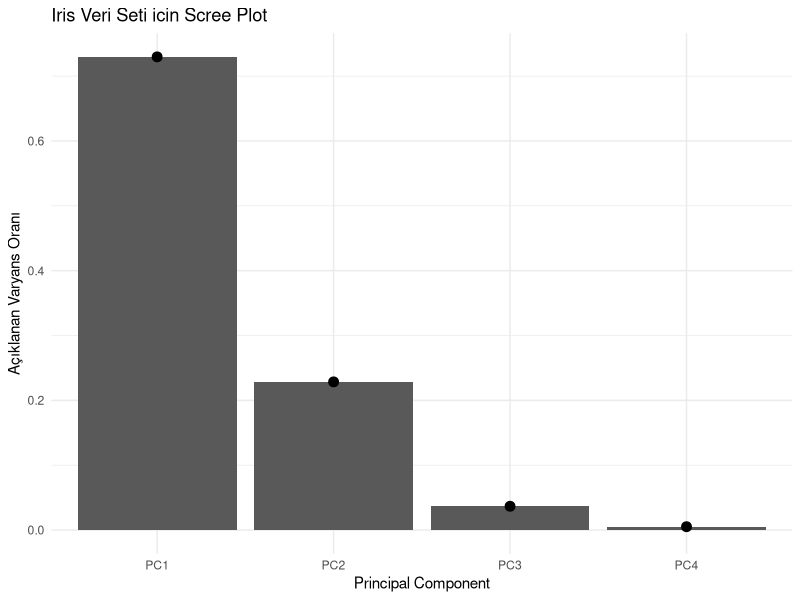
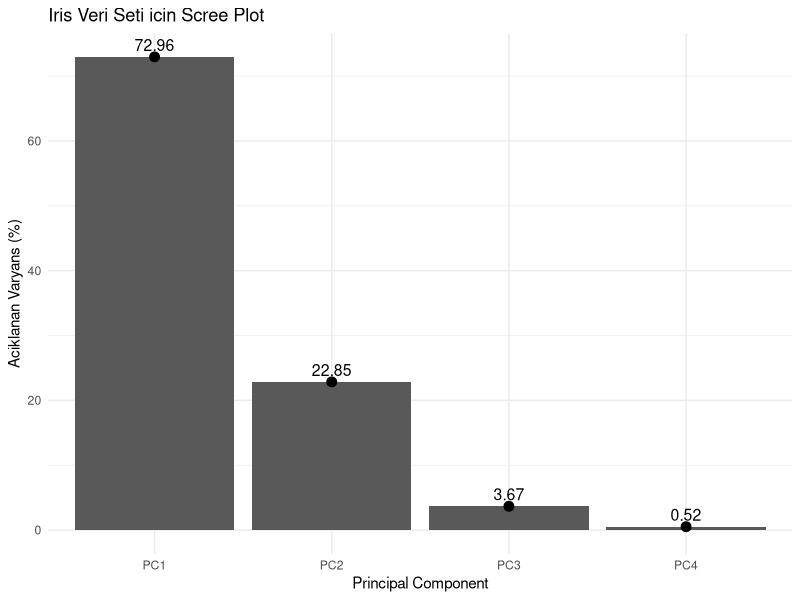

Here is the R script that generated these plots, in order:
## ---- chunk 1
# ggplot2 paketini yükler
# ggplot2 veri görselleştirme için kullanılan en yaygın R paketlerinden biridir
library(ggplot2)

# iris veri setini yükler
# iris veri seti R içinde hazır bulunduğu için ayrıca indirmeye gerek yoktur
data(iris)

# PCA yalnızca sayısal değişkenlerle çalışır
# Bu nedenle ilk 4 sütunu seçiyoruz
iris_numeric <- iris[, 1:4]

## ---- chunk 2
# prcomp() fonksiyonu PCA analizi yapmak için kullanılır

# iris_numeric veri setindeki sayısal sütunları PCA analizine sokuyoruz

# scale. = TRUE parametresi değişkenleri standartlaştırır
# Böylece değişkenler birbirleriyle karşılaştırılabilir hale gelir

pca_result <- prcomp(iris_numeric, scale. = TRUE)
## ---- chunk 3
# PCA sonucunun özetini gösterir
# Her principal component'in açıkladığı varyans miktarını görürüz

summary(pca_result)
## ---- chunk 4
# PCA sonucundaki standart sapma değerlerini alır
# sdev = standard deviation
standart_sapmalar <- pca_result$sdev

# Varyans hesaplamak için standart sapmaların karesini alıyoruz
varyans <- standart_sapmalar^2

# Her bileşenin açıkladığı varyans oranını hesaplıyoruz
# Toplam varyansa bölerek oran elde ediyoruz
varyans_orani <- varyans / sum(varyans)

# Bileşen isimlerini oluşturuyoruz
bilesenler <- paste0("PC", 1:length(varyans_orani))

# Scree plot için veri çerçevesi oluşturuyoruz
scree_data <- data.frame(
  Bilesen = bilesenler,
  Varyans_Orani = varyans_orani
)

# Oluşturulan tabloyu görüntülüyoruz
scree_data
## ---- chunk 5
# Basit scree plot çizimi

ggplot(scree_data, aes(x = Bilesen, y = Varyans_Orani)) +

  # Sütun grafiği çiziyoruz
  geom_col() +

  # Noktaları daha belirgin göstermek için üstüne nokta ekliyoruz
  geom_point(size = 3) +

  # Eksen isimleri
  xlab("Principal Component") +
  ylab("Açıklanan Varyans Oranı") +

  # Grafiğin başlığı
  ggtitle("Iris Veri Seti icin Scree Plot") +

  # Temiz bir tema kullanıyoruz
  theme_minimal()
## ---- chunk 6
# Varyans oranını yüzdeye çeviriyoruz
scree_data$Yuzde <- scree_data$Varyans_Orani * 100

# Güncellenmiş veri çerçevesini görüntülüyoruz
scree_data
## ---- chunk 7
# Yüzde değerleri ile scree plot çiziyoruz

ggplot(scree_data, aes(x = Bilesen, y = Yuzde)) +

  # Sütunları çiz
  geom_col() +

  # Her sütunun üstüne yüzde değerini yaz
  geom_text(aes(label = round(Yuzde, 2)),
            vjust = -0.5,
            size = 4) +

  # Noktaları ekle
  geom_point(size = 3) +

  # Eksen isimleri
  xlab("Principal Component") +
  ylab("Aciklanan Varyans (%)") +

  # Başlık
  ggtitle("Iris Veri Seti icin Scree Plot") +

  # Temiz tema
  theme_minimal()
